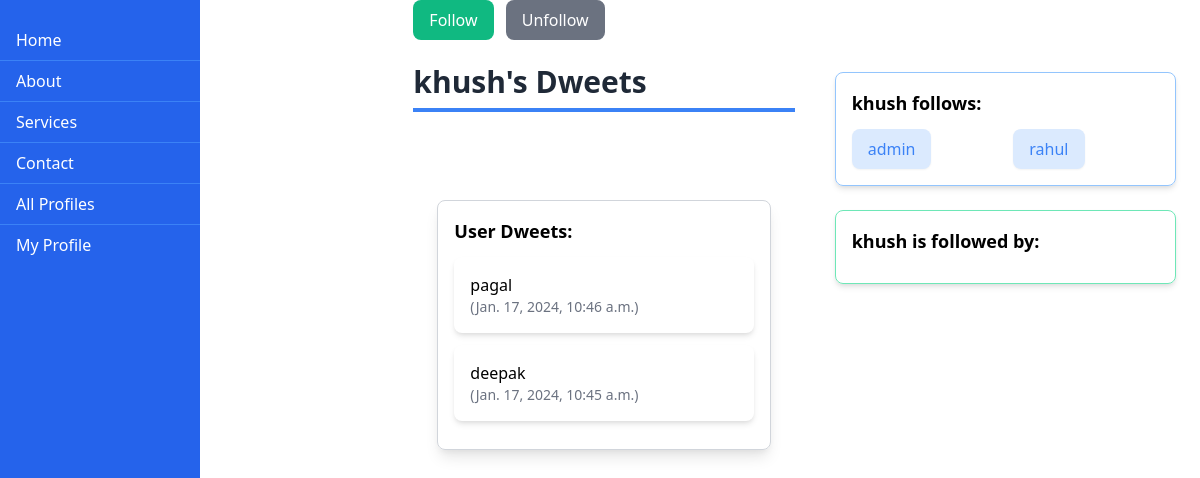
The app's page /profile/3/ (signed in) with its own data.
### dwitter/models.py (models this page shows, shortened)
class Profile(models.Model):
    user = models.OneToOneField(User, on_delete=models.CASCADE)
    follows = models.ManyToManyField(
        "self",
        related_name="followed_by",
        symmetrical=False,
        blank=True,
    )
    def __str__(self):
        return self.user.username

class Dweet(models.Model):
    user = models.ForeignKey(
        User, related_name="dweets", on_delete=models.CASCADE
    )
    body = models.CharField(max_length=140)
    created_at = models.DateTimeField(auto_now_add=True)
    likes = models.ManyToManyField(User, related_name='blog_posts')

### dwitter/views.py (the view, shortened to what this page needs)
# urls.py: path("profile/<int:pk>/", profile, name="profile"),
@login_required(login_url='dwitter:login')
def profile(request, pk):
    print(pk, request.user.pk)
    if not hasattr(request.user, 'profile'):
        missing_profile = Profile(user=request.user.profile)
        missing_profile.save()
    profile = Profile.objects.get(pk=pk)
    my_dweets = Dweet.objects.filter(
        user = profile.user
    ).order_by("-created_at")
    return render(request, "dwitter/profile.html", {"profile" : profile, "dweets" : my_dweets})

### dwitter/templates/dwitter/profile.html (shortened to what this page needs)
{% extends 'base.html' %}
{% block content %}
<div class="grid grid-cols-3 gap-4">
    <div class="flex justify-between">
        <div class="bg-blue-600 text-white h-screen w-1/6 fixed top-0 left-0 overflow-y-auto pt-5">
            <a href="{% url 'dwitter:dashboard' %}" class="block py-2 px-4 hover:bg-blue-500 border-b border-blue-500">Home</a>
            <a href="#about" class="block py-2 px-4 hover:bg-blue-500 border-b border-blue-500">About</a>
            <a href="#services" class="block py-2 px-4 hover:bg-blue-500 border-b border-blue-500">Services</a>
            <a href="#contact" class="block py-2 px-4 hover:bg-blue-500 border-b border-blue-500">Contact</a>
            <a href="{% url 'dwitter:profile_list' %}" class="block py-2 px-4 hover:bg-blue-500 border-b border-blue-500">All Profiles</a>
            <a href="{% url 'dwitter:profile' request.user.profile.id %}" class="block py-2 px-4 hover:bg-blue-500">My Profile</a>
        </div>
    </div>
    <div class="flex-1 ml-2">
        <form method="post">
            <div class="mb-3">
                {% if profile != user.profile %}
                    {% if profile in user.profile.follows.all %}
                        <button name="follow" value="unfollow" class="bg-red-500 text-white py-2 px-4 rounded-lg">Unfollow</button>
                        <button class="mr-2 bg-gray-500 text-white py-2 px-4 rounded-lg">Follow</button>
                    {% else %}
                        <button name="follow" value="follow" class="bg-green-500 text-white py-2 px-4 rounded-lg">Follow</button>
                        <button class="ml-2 bg-gray-500 text-white py-2 px-4 rounded-lg">Unfollow</button>
                    {% endif %}
                {% else %}
                    <div class="bg-blue-200 text-blue-800 rounded-lg p-3">
                        <p class="font-bold">This is your own profile.</p>
                        <p>You are awesome!</p>
                    </div>
                {% endif %}
            </div>
        </form>
        <h1 class="text-3xl font-semibold text-gray-800 border-b-4 border-blue-500 py-2 mb-6">{{ profile.user.username }}'s Dweets</h1>
        <div class="mt-8 p-6">
            <div class="mt-8 border border-gray-300 rounded-lg shadow-lg p-4">
                <h3 class="text-lg font-semibold mb-3">User Dweets:</h3>
                {% for dweet in dweets %}
                    <div class="mb-3 bg-white rounded-lg shadow-md p-4">
                        <p>{{ dweet.body }}</p>
                        <span class="text-sm text-gray-500">({{ dweet.created_at }})</span>
                    </div>
                {% endfor %}
            </div>
        </div>
    </div>
    <div class="mt-8 p-6">
        <div class="mt-4 border border-blue-300 rounded-lg shadow-md p-4">
            <h3 class="text-lg font-semibold mb-3">{{ profile.user.username }} follows:</h3>
            <ul class="grid grid-cols-2 gap-4">
                {% for following in profile.follows.all %}
                    {% if following != profile %}
                        <li>
                            <a href="{% url 'dwitter:profile' following.id %}" class="inline-block py-2 px-4 bg-blue-100 hover:bg-blue-200 rounded-lg shadow-sm transition duration-300">
                                <span class="text-blue-500">{{ following }}</span>
                            </a>
                        </li>
                    {% endif %}
                {% endfor %}
            </ul>
        </div>
        <div class="mt-6 border border-green-300 rounded-lg shadow-md p-4">
            <h3 class="text-lg font-semibold mb-3">{{ profile.user.username }} is followed by:</h3>
        </div>
    </div>
</div>
{% endblock content %}

### dwitter/templates/base.html (style rules this page uses)
body, html { margin: 0; padding: 0; }

### records on screen
Profile: user.username "khush"
Dweet: body "pagal", created_at "Jan. 17, 2024, 10:46 a.m."
Dweet: body "deepak", created_at "Jan. 17, 2024, 10:45 a.m."
Profile: user.username "admin"
Profile: user.username "rahul"
